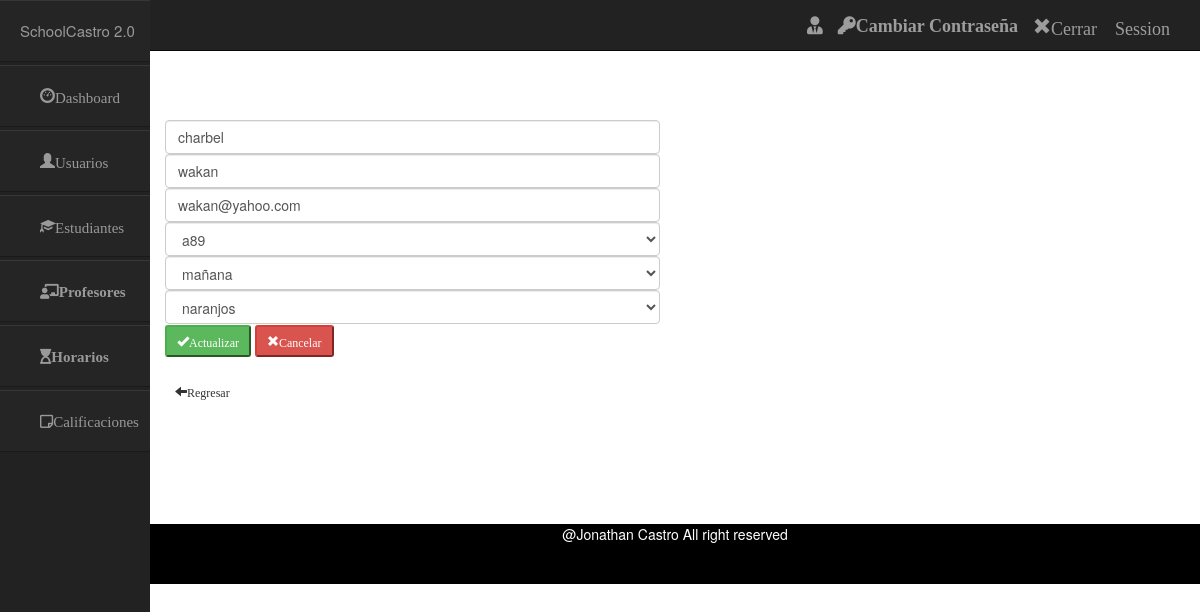
The page /index.php/profesores_controller/editar/2 on the database as committed earlier.
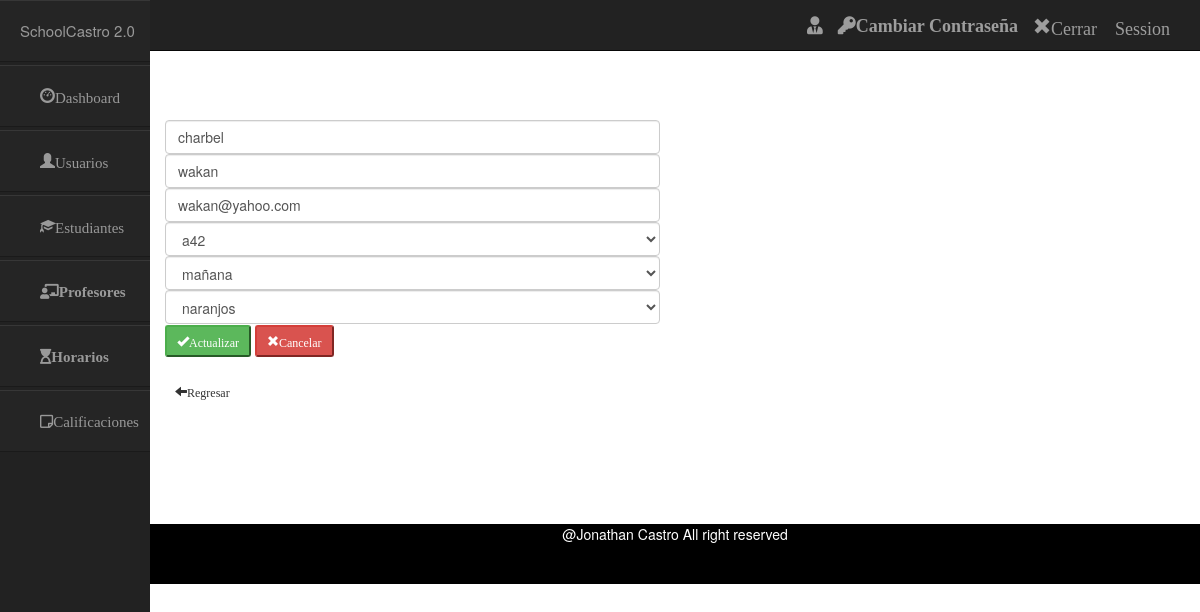
The same page on the database as committed later.
### tables this page shows
CREATE TABLE `profesores` (
  `id` int(50) NOT NULL,
  `nombre` varchar(50) NOT NULL,
  `apellido` varchar(50) NOT NULL,
  `email` varchar(50) NOT NULL,
  `session` varchar(50) NOT NULL,
  `turno` varchar(50) NOT NULL,
  `sede` varchar(50) NOT NULL
);

### application/controllers/Profesores_controller.php (called while the page is built, shortened)
<?php
class Profesores_controller extends CI_Controller {
        public function editar($id) {
            $data['usuario'] = $this->session->userdata('usuario');
            $data['datos'] = $this->profesores_model->profesoresPorId($id);
                $this->load->view('include/header');
                $this->load->view('include/navbar',$data);
                $this->load->view('include/sidebar');
                $this->load->view('admin/editar_profesores',$data);
                $this->load->view('include/footer');
    }
}

### index.php (called while the page is built, shortened)
<?php
require_once BASEPATH.'core/CodeIgniter.php';

### application/models/Profesores_model.php (called while the page is built, shortened)
<?php
class Profesores_model extends CI_Model {
	public function profesoresPorId($id)
	{
		$sql = "SELECT id,nombre,apellido,email,session,turno,sede from profesores where id= $id";
		$query = $this->db->query($sql);
		return $query->row();
	}
}

### application/views/admin/editar_profesores.php (the view)
<br>
<br>
<br>
<br>
<br>
<br>
	<div class="row col-md-6" >
		<form action="" method="post">
			<input type="text" class="form-control" name="nombre" value="<?php echo $datos->nombre?>">
			<input type="text" class="form-control"  name="apellido" value="<?php echo $datos->apellido?>">
			<input type="text" class="form-control" name="email" value="<?php echo $datos->email?>">
			<select name="session" class="form-control" id="session" >
				<option><?php echo $datos->session?></option>
			</select>
			<select name="turno" class="form-control" id="turno" >
				<option><?php echo $datos->turno?></option>
			</select>
			<select name="sede" class="form-control" id="sede">
				<option><?php echo $datos->sede?></option>
			</select>
			<button type="submit" name="submit" value="submit" class="btn-success btn-sm glyphicon glyphicon-ok">Actualizar</button>
			<button type="reset" class="btn-danger btn-sm glyphicon glyphicon-remove">Cancelar</button>
			<br>
			<br>
			<a href="<?php echo base_url();?>index.php/profesores_controller"><span class="btn-default btn-sm glyphicon glyphicon-arrow-left">Regresar</span></a>
		</form>
<br>
<br>
<br>
<br>
<br>
<br>
	</div>

Rows that differ between the two databases and show on the page:
changed profesores "charbel": session "a89" → "a42"
